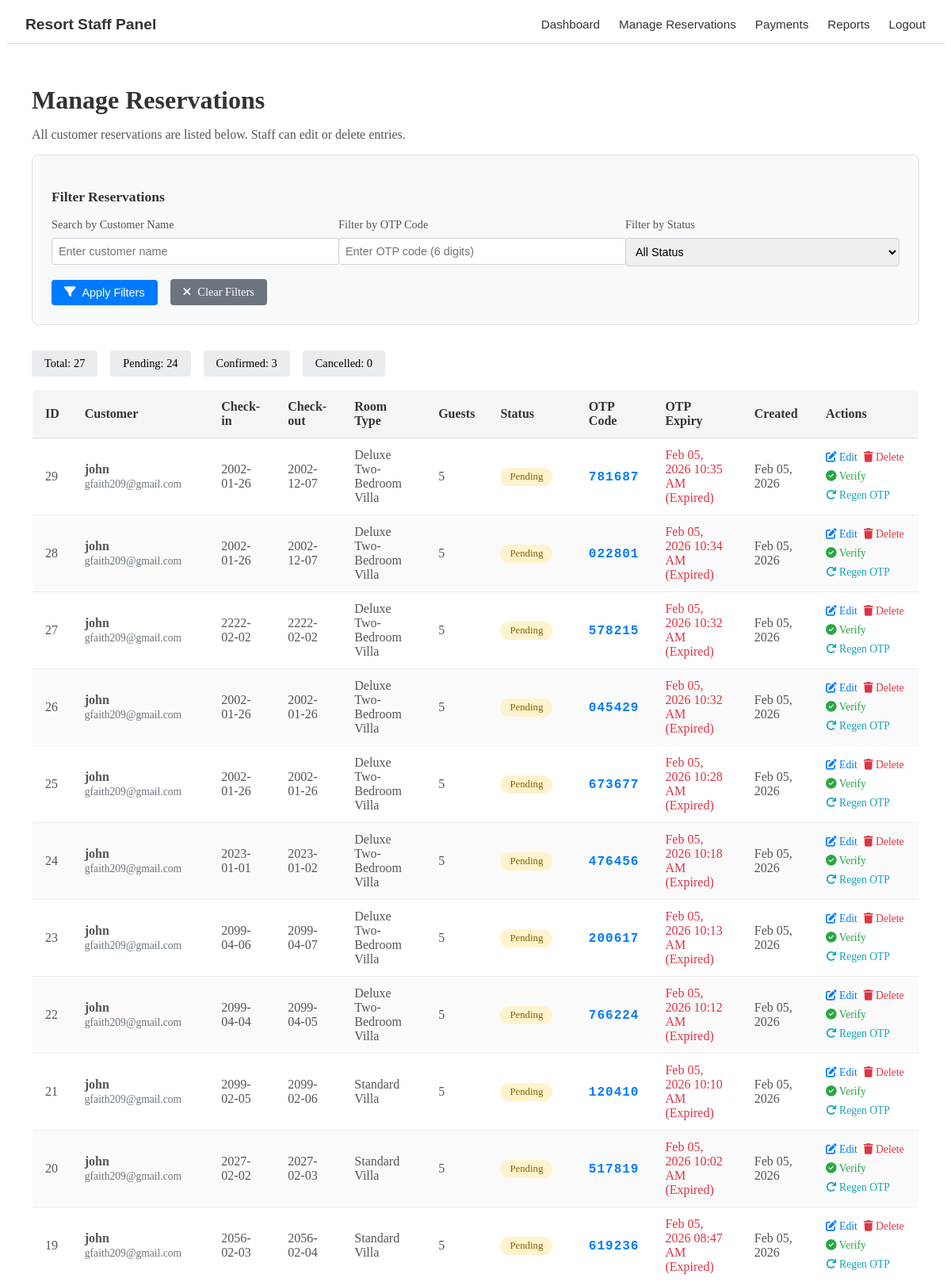
Screenshot of /staff/manage_reservation.php (signed in, upper part) with the database file from the repository.
### tables this page shows
CREATE TABLE `customerreservation` (
  `reservation_id` int(11) NOT NULL,
  `user_id` int(11) DEFAULT NULL,
  `customer_name` varchar(100) NOT NULL,
  `checkin_date` date NOT NULL,
  `checkout_date` date NOT NULL,
  `room_type` varchar(50) NOT NULL,
  `guests` int(11) NOT NULL,
  `status` enum('Pending','Confirmed','Cancelled') DEFAULT 'Pending',
  `created_at` timestamp NULL DEFAULT current_timestamp(),
  `updated_at` timestamp NULL DEFAULT current_timestamp() ON UPDATE current_timestamp(),
  `otp_code` varchar(10) DEFAULT NULL,
  `otp_expiry` datetime DEFAULT NULL
);

### staff/manage_reservation.php (the view, shortened to what this page needs)
<?php
$host = "localhost";
$dbname = "resortreservation";
$username = "root";
$password = "";
try {
    $pdo = new PDO("mysql:host=$host;dbname=$dbname;charset=utf8", $username, $password);
    $pdo->setAttribute(PDO::ATTR_ERRMODE, PDO::ERRMODE_EXCEPTION);
} catch (PDOException $e) {
    die("DB Connection failed: " . $e->getMessage());
}
$otp_code = $_GET['otp_code'] ?? '';
$search = $_GET['search'] ?? '';
$query = "SELECT * FROM customerreservation WHERE 1=1";
$params = [];
$query .= " ORDER BY created_at DESC";
$stmt = $pdo->prepare($query);
$stmt->execute($params);
$reservations = $stmt->fetchAll(PDO::FETCH_ASSOC);
$user_stmt = $pdo->query("SELECT customer_name, customer_email FROM user");
$users = $user_stmt->fetchAll(PDO::FETCH_ASSOC);
$user_emails = [];
foreach ($users as $user) {
    $user_emails[$user['customer_name']] = $user['customer_email'];
}
?>
<!DOCTYPE html>
<html lang="en">
<head>
</head>
<body>
<div class="navbar">
    <a href="dashboard.php" class="logo">Resort Staff Panel</a>
    <ul>
        <li><a href="dashboard.php">Dashboard</a></li>
        <li><a href="manage_reservations.php">Manage Reservations</a></li>
        <li><a href="staff_payments.php">Payments</a></li>
        <li><a href="reports.php">Reports</a></li>
        <li><a href="logout.php">Logout</a></li>
    </ul>
</div>
<div class="form">
    <h1>Manage Reservations</h1>
    <p>All customer reservations are listed below. Staff can edit or delete entries.</p>
    <div class="filter-section">
        <h3>Filter Reservations</h3>
        <form method="GET">
            <div class="filter-grid">
                <div class="filter-group">
                    <label>Search by Customer Name</label>
                    <input type="text" name="search" value="<?php echo htmlspecialchars($search); ?>"
                           placeholder="Enter customer name">
                </div>
                <div class="filter-group">
                    <label>Filter by OTP Code</label>
                    <input type="text" name="otp_code" value="<?php echo htmlspecialchars($otp_code); ?>"
                           placeholder="Enter OTP code (6 digits)" maxlength="6" pattern="\d{0,6}">
                </div>
                <div class="filter-group">
                    <label>Filter by Status</label>
                    <select name="status">
                        <option value="">All Status</option>
                    </select>
                </div>
            </div>
            <div class="filter-actions">
                <button type="submit" class="btn btn-primary">
                    <i class="fas fa-filter"></i> Apply Filters
                </button>
                <a href="manage_reservations.php" class="btn btn-secondary">
                    <i class="fas fa-times"></i> Clear Filters
                </a>
            </div>
        </form>
    </div>
    <?php
    $total_reservations = count($reservations);
    $pending_count = 0;
    $confirmed_count = 0;
    $cancelled_count = 0;
    foreach ($reservations as $res) {
        if ($res['status'] == 'Pending') $pending_count++;
        if ($res['status'] == 'Confirmed') $confirmed_count++;
    }
    ?>
    <div class="stats-summary">
        <div class="stat-item">Total: <?php echo $total_reservations; ?></div>
        <div class="stat-item">Pending: <?php echo $pending_count; ?></div>
        <div class="stat-item">Confirmed: <?php echo $confirmed_count; ?></div>
        <div class="stat-item">Cancelled: <?php echo $cancelled_count; ?></div>
    </div>
    <table class="reservation-table">
        <thead>
            <tr>
                <th>ID</th>
                <th>Customer</th>
                <th>Check-in</th>
                <th>Check-out</th>
                <th>Room Type</th>
                <th>Guests</th>
                <th>Status</th>
                <th>OTP Code</th>
                <th>OTP Expiry</th>
                <th>Created</th>
                <th>Actions</th>
            </tr>
        </thead>
        <tbody>
            <?php if (empty($reservations)): ?>
                <tr>
                    <td colspan="11" style="text-align: center; padding: 2rem; color: #6c757d;">
                        <i class="fas fa-search" style="font-size: 2rem; margin-bottom: 1rem; display: block;"></i>
                        No reservations found matching your criteria.
                    </td>
                </tr>
            <?php else: ?>
                <?php foreach ($reservations as $res): ?>
                <tr>
                    <td><?php echo $res['reservation_id']; ?></td>
                    <td>
                        <strong><?php echo htmlspecialchars($res['customer_name']); ?></strong><br>
                        <span class="customer-email">
                            <?php
                            echo isset($user_emails[$res['customer_name']])
                                ? htmlspecialchars($user_emails[$res['customer_name']])
                                : 'Email not found';
                            ?>
                        </span>
                    </td>
                    <td><?php echo $res['checkin_date']; ?></td>
                    <td><?php echo $res['checkout_date']; ?></td>
                    <td><?php echo $res['room_type']; ?></td>
                    <td><?php echo $res['guests']; ?></td>
                    <td>
                        <?php
                        $status_class = [
                            'Confirmed' => 'status-confirmed',
                            'Pending' => 'status-pending',
                            'Cancelled' => 'status-cancelled'
                        ][$res['status']] ?? '';
                        ?>
                        <span class="status-badge <?php echo $status_class; ?>">
                            <?php echo $res['status']; ?>
                        </span>
                    </td>
                    <td>
                        <?php if ($res['otp_code']): ?>
                            <span class="otp-code" title="Click to copy" data-otp="<?php echo $res['otp_code']; ?>">
                                <?php echo $res['otp_code']; ?>
                            </span>
                        <?php else: ?>
                            <span style="color: #6c757d;">N/A</span>
                        <?php endif; ?>
                    </td>
                    <td>
                        <?php
                        if ($res['otp_expiry']) {
                            $expiry = new DateTime($res['otp_expiry']);
                            $now = new DateTime();
                            if ($expiry > $now) {
                                echo '<span style="color: #28a745;">' .
                                     date('M d, Y h:i A', strtotime($res['otp_expiry'])) .
                                     ' (Active)</span>';
                            } else {
                                echo '<span style="color: #dc3545;">' .
                                     date('M d, Y h:i A', strtotime($res['otp_expiry'])) .
                                     ' (Expired)</span>';
                            }
                        } else {
                            echo '<span style="color: #6c757d;">N/A</span>';
                        }
                        ?>
                    </td>
                    <td><?php echo date('M d, Y', strtotime($res['created_at'])); ?></td>
                    <td>
                        <div class="actions">
                            <a href="update_reservation.php?id=<?php echo $res['reservation_id']; ?>"
                               class="action-link" title="Edit reservation">
                                <i class="fas fa-edit"></i> Edit
                            </a>
                            <a href="delete_reservation.php?id=<?php echo $res['reservation_id']; ?>"
                               onclick="return confirm('Are you sure you want to delete this reservation?')"
                               class="action-link" title="Delete reservation" style="color: #dc3545;">
                                <i class="fas fa-trash"></i> Delete
                            </a>
                            <?php if ($res['status'] == 'Pending' && $res['otp_code']): ?>
                                <a href="verify_otp.php?id=<?php echo $res['reservation_id']; ?>"
                                   class="action-link" title="Verify OTP" style="color: #28a745;">
                                    <i class="fas fa-check-circle"></i> Verify
                                </a>
                            <?php endif; ?>
                            <?php
                            if ($res['otp_expiry']) {
                                $expiry = new DateTime($res['otp_expiry']);
                                $now = new DateTime();
                                if ($expiry <= $now && $res['status'] == 'Pending'):
                            ?>
                                <a href="regenerate_otp.php?id=<?php echo $res['reservation_id']; ?>"
                                   onclick="return confirm('Regenerate OTP for this reservation?')"
                                   class="action-link" title="Regenerate OTP" style="color: #17a2b8;">
                                    <i class="fas fa-redo"></i> Regen OTP
                                </a>
                            <?php
                                endif;
                            }
                            ?>
                        </div>
                    </td>
                </tr>
                <?php endforeach; ?>
            <?php endif; ?>
        </tbody>
    </table>
</div>
<link rel="stylesheet" href="https://cdnjs.cloudflare.com/ajax/libs/font-awesome/6.4.0/css/all.min.css">
</body>
</html>

### staff/manage_reservation.php (style rules this page uses)
.navbar { background-color: #fff; border-bottom: 1px solid #ddd; padding: 0.75rem 1.5rem; display: flex; justify-content: space-between; align-items: center; font-family: Arial, sans-serif; }
.navbar .logo { font-size: 1.2rem; font-weight: bold; color: #333; text-decoration: none; }
.navbar ul { list-style: none; display: flex; gap: 1.5rem; margin: 0; padding: 0; }
.navbar ul li a { text-decoration: none; color: #333; font-size: 0.95rem; transition: color 0.2s ease; }
.form { padding: 2rem; max-width: 1400px; margin: 0 auto; }
.form h1 { margin-bottom: 1rem; color: #333; }
.form p { margin-bottom: 1rem; color: #555; }
.filter-section { background: #f8f9fa; padding: 1.5rem; border-radius: 8px; margin-bottom: 2rem; border: 1px solid #dee2e6; }
.filter-section h3 { margin-bottom: 1rem; color: #333; font-size: 1.1rem; }
.filter-grid { display: grid; grid-template-columns: repeat(auto-fit, minmax(200px, 1fr)); gap: 1rem; margin-bottom: 1rem; }
.filter-group label { display: block; margin-bottom: 0.5rem; color: #555; font-size: 0.9rem; }
.filter-group input, .filter-group select { width: 100%; padding: 0.5rem; border: 1px solid #ced4da; border-radius: 4px; font-size: 0.9rem; }
.filter-actions { display: flex; gap: 1rem; align-items: center; }
.btn { padding: 0.5rem 1rem; border: none; border-radius: 4px; cursor: pointer; font-size: 0.9rem; text-decoration: none; display: inline-flex; align-items: center; gap: 0.5rem; }
.btn-primary { background: #007BFF; color: white; }
.btn-secondary { background: #6c757d; color: white; }
.reservation-table { width: 100%; border-collapse: collapse; margin-top: 1rem; background: #fff; border: 1px solid #ddd; border-radius: 6px; overflow: hidden; }
.reservation-table th { background: #f5f5f5; color: #333; text-align: left; padding: 0.75rem 1rem; font-weight: bold; border-bottom: 1px solid #ddd; }
.reservation-table td { padding: 0.75rem 1rem; border-bottom: 1px solid #eee; color: #555; }
.reservation-table tr:nth-child(even) { background: #fafafa; }
.status-badge { padding: 0.25rem 0.75rem; border-radius: 20px; font-size: 0.8rem; font-weight: 500; display: inline-block; }
.status-pending { background: #fff3cd; color: #856404; }
.otp-code { font-family: 'Courier New', monospace; font-weight: bold; letter-spacing: 1px; color: #007BFF; cursor: pointer; }
.actions { display: flex; gap: 0.5rem; flex-wrap: wrap; }
.action-link { color: #007BFF; text-decoration: none; font-size: 0.85rem; white-space: nowrap; }
.stats-summary { display: flex; gap: 1rem; margin-bottom: 1rem; flex-wrap: wrap; }
.stat-item { padding: 0.5rem 1rem; background: #e9ecef; border-radius: 4px; font-size: 0.9rem; }
.customer-email { font-size: 0.85rem; color: #6c757d; }

### rows the page displays
customerreservation: reservation_id "29", customer_name "john", customer_name "gfaith209@gmail.com", checkin_date "2002-01-26", checkout_date "2002-12-07", room_type "Deluxe Two-Bedroom Villa", guests "5", status "Pending", otp_code "781687", otp_expiry "Feb 05, 2026 10:35 AM", created_at "Feb 05, 2026"
customerreservation: reservation_id "28", customer_name "john", customer_name "gfaith209@gmail.com", checkin_date "2002-01-26", checkout_date "2002-12-07", room_type "Deluxe Two-Bedroom Villa", guests "5", status "Pending", otp_code "022801", otp_expiry "Feb 05, 2026 10:34 AM", created_at "Feb 05, 2026"
customerreservation: reservation_id "27", customer_name "john", customer_name "gfaith209@gmail.com", checkin_date "2222-02-02", checkout_date "2222-02-02", room_type "Deluxe Two-Bedroom Villa", guests "5", status "Pending", otp_code "578215", otp_expiry "Feb 05, 2026 10:32 AM", created_at "Feb 05, 2026"
customerreservation: reservation_id "26", customer_name "john", customer_name "gfaith209@gmail.com", checkin_date "2002-01-26", checkout_date "2002-01-26", room_type "Deluxe Two-Bedroom Villa", guests "5", status "Pending", otp_code "045429", otp_expiry "Feb 05, 2026 10:32 AM", created_at "Feb 05, 2026"
customerreservation: reservation_id "25", customer_name "john", customer_name "gfaith209@gmail.com", checkin_date "2002-01-26", checkout_date "2002-01-26", room_type "Deluxe Two-Bedroom Villa", guests "5", status "Pending", otp_code "673677", otp_expiry "Feb 05, 2026 10:28 AM", created_at "Feb 05, 2026"
customerreservation: reservation_id "24", customer_name "john", customer_name "gfaith209@gmail.com", checkin_date "2023-01-01", checkout_date "2023-01-02", room_type "Deluxe Two-Bedroom Villa", guests "5", status "Pending", otp_code "476456", otp_expiry "Feb 05, 2026 10:18 AM", created_at "Feb 05, 2026"
customerreservation: reservation_id "23", customer_name "john", customer_name "gfaith209@gmail.com", checkin_date "2099-04-06", checkout_date "2099-04-07", room_type "Deluxe Two-Bedroom Villa", guests "5", status "Pending", otp_code "200617", otp_expiry "Feb 05, 2026 10:13 AM", created_at "Feb 05, 2026"
customerreservation: reservation_id "22", customer_name "john", customer_name "gfaith209@gmail.com", checkin_date "2099-04-04", checkout_date "2099-04-05", room_type "Deluxe Two-Bedroom Villa", guests "5", status "Pending", otp_code "766224", otp_expiry "Feb 05, 2026 10:12 AM", created_at "Feb 05, 2026"
customerreservation: reservation_id "21", customer_name "john", customer_name "gfaith209@gmail.com", checkin_date "2099-02-05", checkout_date "2099-02-06", room_type "Standard Villa", guests "5", status "Pending", otp_code "120410", otp_expiry "Feb 05, 2026 10:10 AM", created_at "Feb 05, 2026"
customerreservation: reservation_id "20", customer_name "john", customer_name "gfaith209@gmail.com", checkin_date "2027-02-02", checkout_date "2027-02-03", room_type "Standard Villa", guests "5", status "Pending", otp_code "517819", otp_expiry "Feb 05, 2026 10:02 AM", created_at "Feb 05, 2026"
customerreservation: reservation_id "19", customer_name "john", customer_name "gfaith209@gmail.com", checkin_date "2056-02-03", checkout_date "2056-02-04", room_type "Standard Villa", guests "5", status "Pending", otp_code "619236", otp_expiry "Feb 05, 2026 08:47 AM", created_at "Feb 05, 2026"

### other values shown
$total_reservations "27"
$pending_count "24"
$confirmed_count "3"
$cancelled_count "0"
